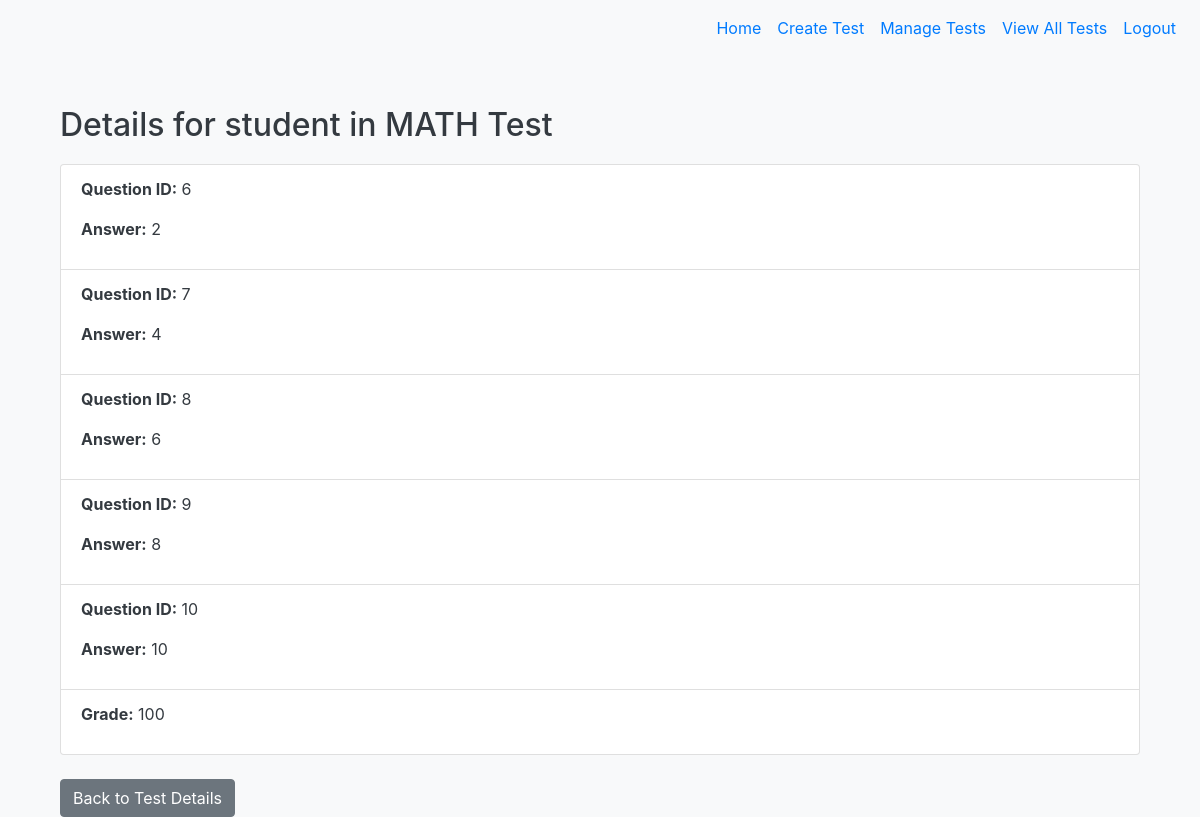
The app's page /test/4/details/10 (signed in) with its own data.
### tables this page shows
CREATE TABLE User (
    id INTEGER PRIMARY KEY AUTOINCREMENT,
    username TEXT NOT NULL UNIQUE,
    password TEXT NOT NULL,
    role TEXT NOT NULL  -- 'student' or 'teacher'
);

CREATE TABLE "Test" (
    id INTEGER PRIMARY KEY AUTOINCREMENT,
    test_name TEXT NOT NULL,
    test_description TEXT,
    teacher_id INTEGER,
    FOREIGN KEY (teacher_id) REFERENCES User(id) ON DELETE CASCADE
);

CREATE TABLE "Answer" (
    id INTEGER PRIMARY KEY AUTOINCREMENT,
    student_id INTEGER,
    test_id INTEGER,
    question_id INTEGER,
    answer_text TEXT,
    submission_time TIMESTAMP,
    FOREIGN KEY (student_id) REFERENCES User(id) ON DELETE CASCADE,
    FOREIGN KEY (test_id) REFERENCES Test(id) ON DELETE CASCADE
);

CREATE TABLE "Grade" (
    id INTEGER PRIMARY KEY AUTOINCREMENT,
    student_id INTEGER,
    test_id INTEGER,
    grade TEXT,
    graded_by INTEGER,
    FOREIGN KEY (student_id) REFERENCES User(id) ON DELETE CASCADE,
    FOREIGN KEY (test_id) REFERENCES Test(id) ON DELETE CASCADE,
    FOREIGN KEY (graded_by) REFERENCES User(id)
);

### app.py (the view)
@app.route('/test/<int:test_id>/details/<int:student_id>')
@login_required
def view_individual_details(test_id, student_id):
    if current_user.role != 'teacher':
        flash('Only teachers can view test details.', 'danger')
        return redirect(url_for('home'))
    test = db.execute("SELECT * FROM Test WHERE id = ?", test_id)[0]
    student = db.execute("SELECT username FROM User WHERE id = ?", student_id)[0]
    responses = db.execute("SELECT Answer.question_id, Answer.answer_text FROM Answer WHERE Answer.student_id = ? AND Answer.test_id = ?", student_id, test_id)
    grades = db.execute("SELECT grade FROM Grade WHERE student_id = ? AND test_id = ?", student_id, test_id)
    return render_template('view_individual_details.html', test=test, student=student, responses=responses, grade=grades[0]['grade'] if grades else 'Not graded yet')

### app.py (called while the page is built)
@login_manager.user_loader
def load_user(user_id):
    user = db.execute("SELECT * FROM User WHERE id = ?", user_id)
    if user:
        return User(id=user[0]['id'], username=user[0]['username'], password=user[0]['password'], role=user[0]['role'])
    return None

### templates/view_individual_details.html
{% extends "base.html" %}
{% block content %}
<div class="container mt-4">
    <h2>Details for {{ student.username }} in {{ test.test_name }}</h2>
    <ul class="list-group">
        {% for response in responses %}
        <li class="list-group-item">
            <p><strong>Question ID:</strong> {{ response.question_id }}</p>
            <p><strong>Answer:</strong> {{ response.answer_text }}</p>
        </li>
        {% endfor %}
        <li class="list-group-item">
            <p><strong>Grade:</strong> {{ grade }}</p>
        </li>
    </ul>
    <a href="{{ url_for('view_test_details', test_id=test.id) }}" class="btn btn-secondary mt-4">Back to Test Details</a>
</div>
{% endblock %}

### static/css/styles.css (style rules this page uses)
body { background-color: #f8f9fa; color: #343a40; }
.container { margin-top: 50px; }
h2 { margin-bottom: 20px; }

### records on screen
User: username "student"
Test: test_name "MATH Test"
Answer: question_id "6", answer_text "2"
Answer: question_id "7", answer_text "4"
Answer: question_id "8", answer_text "6"
Answer: question_id "9", answer_text "8"
Answer: question_id "10", answer_text "10"
Grade: grade "100"
